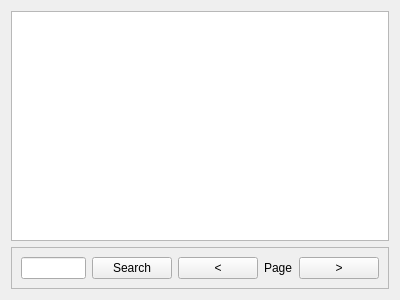
<?xml version="1.0" encoding="UTF-8"?>
<ui version="4.0">
 <class>Form</class>
 <widget class="QWidget" name="Form">
  <property name="geometry">
   <rect>
    <x>0</x>
    <y>0</y>
    <width>400</width>
    <height>300</height>
   </rect>
  </property>
  <property name="windowTitle">
   <string>Form</string>
  </property>
  <layout class="QVBoxLayout" name="verticalLayout">
   <item>
    <widget class="QListWidget" name="items_list"/>
   </item>
   <item>
    <widget class="QFrame" name="frame_2">
     <property name="frameShape">
      <enum>QFrame::StyledPanel</enum>
     </property>
     <property name="frameShadow">
      <enum>QFrame::Raised</enum>
     </property>
     <layout class="QHBoxLayout" name="horizontalLayout_3">
      <item>
       <widget class="QWidget" name="widget" native="true">
        <layout class="QHBoxLayout" name="horizontalLayout_2">
         <property name="leftMargin">
          <number>0</number>
         </property>
         <property name="topMargin">
          <number>0</number>
         </property>
         <property name="rightMargin">
          <number>0</number>
         </property>
         <property name="bottomMargin">
          <number>0</number>
         </property>
         <item>
          <widget class="QLineEdit" name="search_line"/>
         </item>
         <item>
          <widget class="QPushButton" name="search_btn">
           <property name="text">
            <string>Search</string>
           </property>
          </widget>
         </item>
        </layout>
       </widget>
      </item>
      <item>
       <widget class="QWidget" name="widget_2" native="true">
        <layout class="QHBoxLayout" name="horizontalLayout_4">
         <property name="leftMargin">
          <number>0</number>
         </property>
         <property name="topMargin">
          <number>0</number>
         </property>
         <property name="rightMargin">
          <number>0</number>
         </property>
         <property name="bottomMargin">
          <number>0</number>
         </property>
         <item>
          <widget class="QPushButton" name="prev_btn">
           <property name="text">
            <string>&lt;</string>
           </property>
          </widget>
         </item>
         <item>
          <widget class="QLabel" name="page_lbl">
           <property name="text">
            <string>Page</string>
           </property>
          </widget>
         </item>
         <item>
          <widget class="QPushButton" name="next_btn">
           <property name="text">
            <string>&gt;</string>
           </property>
          </widget>
         </item>
        </layout>
       </widget>
      </item>
     </layout>
    </widget>
   </item>
  </layout>
 </widget>
 <resources/>
 <connections/>
</ui>
